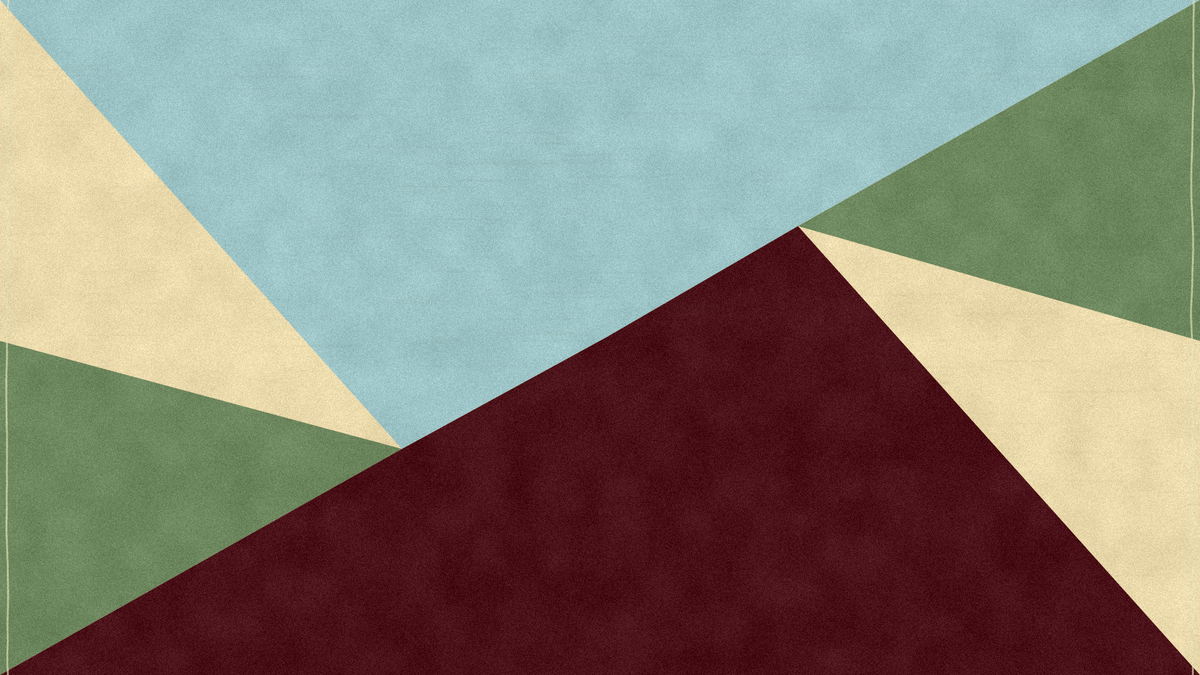
Frame 1 (no input)
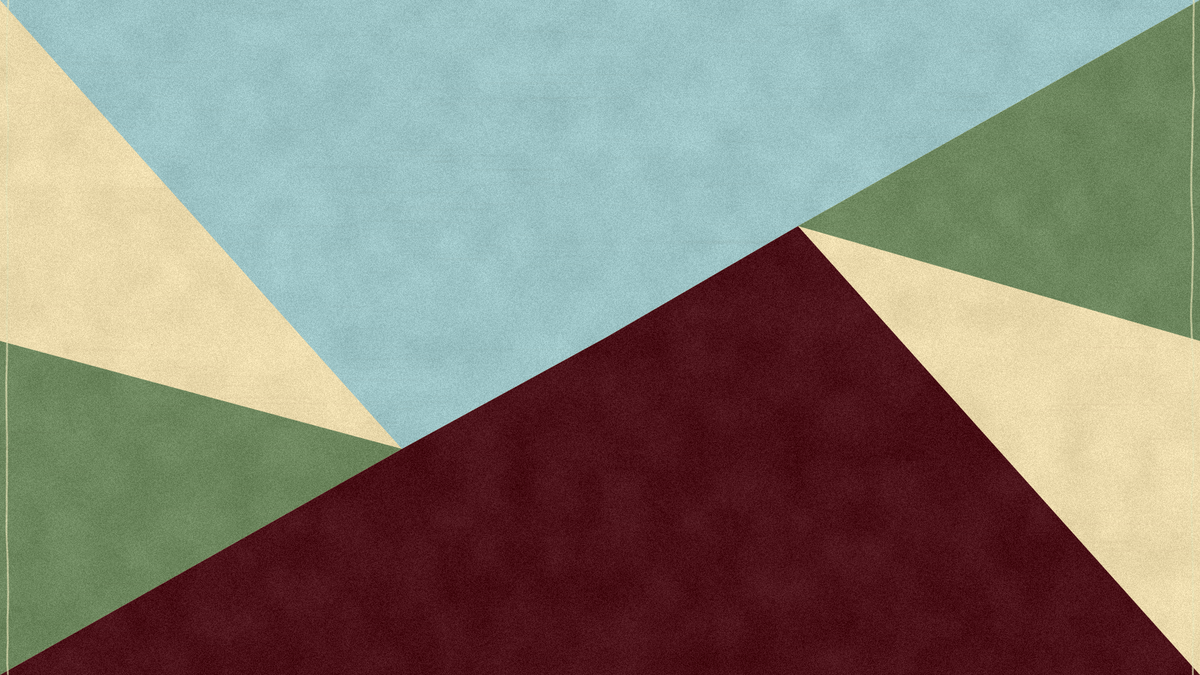
Frame 2 (the mouse pressed at the canvas centre, redrawn once)

The p5.js sketch that drew these frames (run headless with seeded random() and noise() and a simulated clock; the mouse was pressed at the canvas centre and the sketch redrawn once):

// p5.js sketch
// ── sketch.js
function setup() {
  createCanvas(1920, 1080);
  pixelDensity(1);
  noLoop();
}

function draw() {
  background(248, 245, 201);

  const W = width;
  const H = height;

  const cream = "#eddcae";
  const red = "#9fc6c8";
  const cyan = "#4C131A";
  const green = "#6F8960";

  noStroke();

  // Main geometric fields
  fill(cream);
  rect(0, 0, W, H);

  // Red top hourglass
  fill(red);
  beginShape();
  vertex(0, 0);
  vertex(W, 0);
  vertex(W * 0.665, H * 0.335);
  vertex(W * 0.505, H * 0.50);
  vertex(W * 0.335, H * 0.665);
  endShape(CLOSE);

  // Green lower-left triangle
  fill(green);
  beginShape();
  vertex(0, H);
  vertex(W * 0.335, H * 0.665);
  vertex(0, H * 0.505);
  endShape(CLOSE);

  // Green upper-right triangle
  fill(green);
  beginShape();
  vertex(W, 0);
  vertex(W * 0.665, H * 0.335);
  vertex(W, H * 0.505);
  endShape(CLOSE);

  // Blue bottom hourglass
  fill(cyan);
  beginShape();
  vertex(W * 0.505, H * 0.50);
  vertex(W * 0.665, H * 0.335);
  vertex(W, H);
  vertex(0, H);
  vertex(W * 0.335, H * 0.665);
  endShape(CLOSE);

  // Slight imperfect paper edge
  stroke(232, 229, 185, 170);
  strokeWeight(3);
  noFill();
  beginShape();
  for (let y = 0; y <= H; y += 18) vertex(8 + noise(y * 0.01) * 8, y);
  endShape();
  beginShape();
  for (let y = 0; y <= H; y += 18) vertex(W - 8 - noise(100 + y * 0.01) * 8, y);
  endShape();

  // Printed-paper grain
 

  // Subtle ink speckles
  noStroke();
  for (let i = 0; i < 18000; i++) {
    const x = random(W);
    const y = random(H);
    const a = random(7, 22);
    fill(40, 35, 20, a);
    circle(x, y, random(0.4, 1.8));
  }

  // Light color mottling inside printed areas
  blendMode(MULTIPLY);
  for (let i = 0; i < 7000; i++) {
    fill(255, random(5, 16));
    circle(random(W), random(H), random(1, 4));
  }
  blendMode(BLEND);
  addPrintTexture();
}

function addPrintTexture() {
  loadPixels();

  for (let y = 0; y < height; y++) {
    for (let x = 0; x < width; x++) {
      const i = 4 * (x + y * width);
      const n = noise(x * 0.018, y * 0.018);
      const grain = random(-18, 14) + map(n, 0, 1, -10, 10);

      pixels[i] = constrain(pixels[i] + grain, 0, 255);
      pixels[i + 1] = constrain(pixels[i + 1] + grain, 0, 255);
      pixels[i + 2] = constrain(pixels[i + 2] + grain, 0, 255);
    }
  }

  updatePixels();

  noStroke();

  for (let i = 0; i < 32000; i++) {
    fill(255, random(5, 18));
    circle(random(width), random(height), random(0.4, 1.6));
  }

  for (let i = 0; i < 18000; i++) {
    fill(0, random(3, 10));
    circle(random(width), random(height), random(0.35, 1.1));
  }

  blendMode(MULTIPLY);
  for (let i = 0; i < 420; i++) {
    fill(110, 70, 35, random(2, 7));
    rect(random(width), random(height), random(30, 180), random(1, 4));
  }
  blendMode(BLEND);
}
